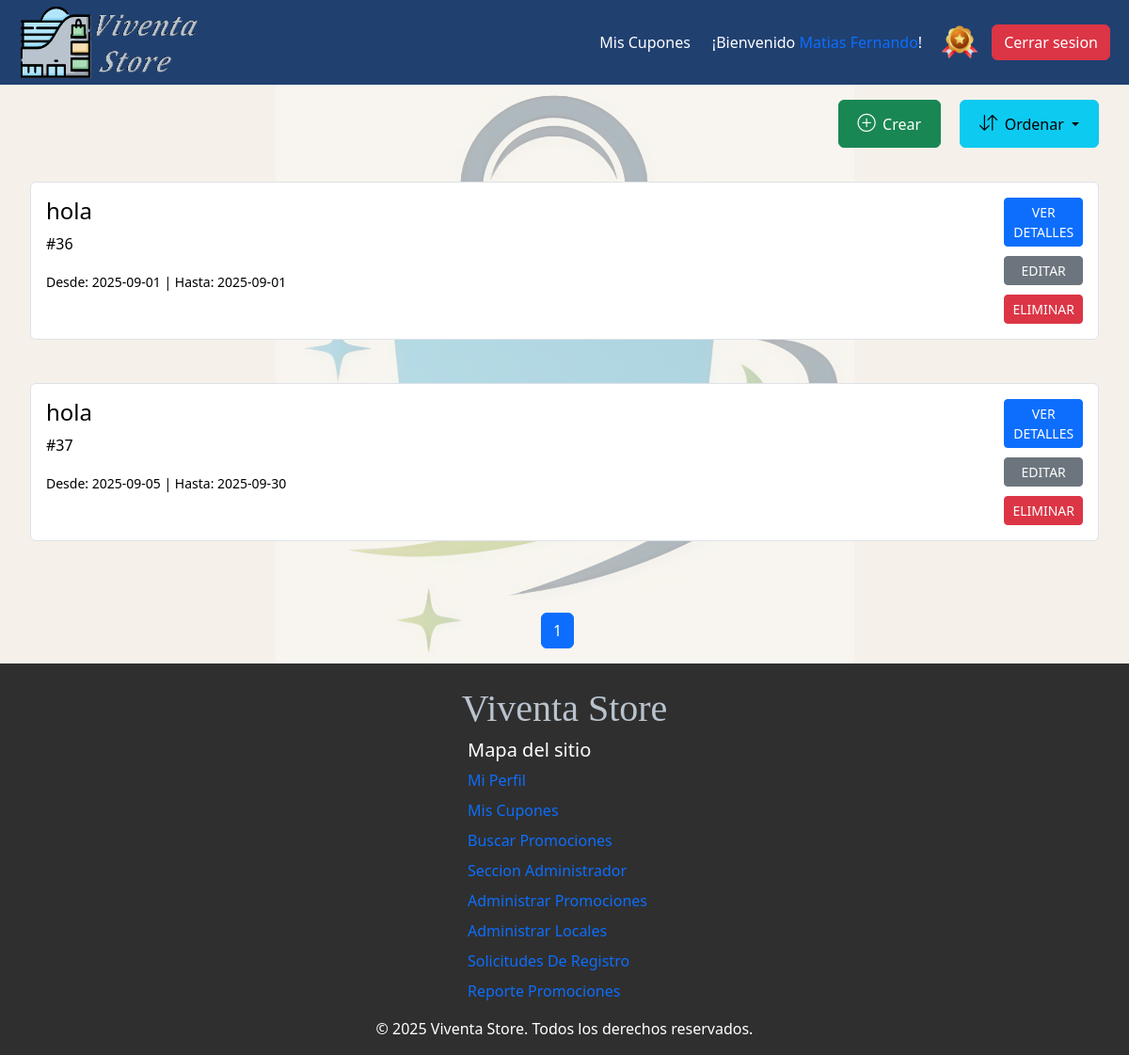
Before: /Administrador/AdministrarNovedades.php (signed in) with the older database file.
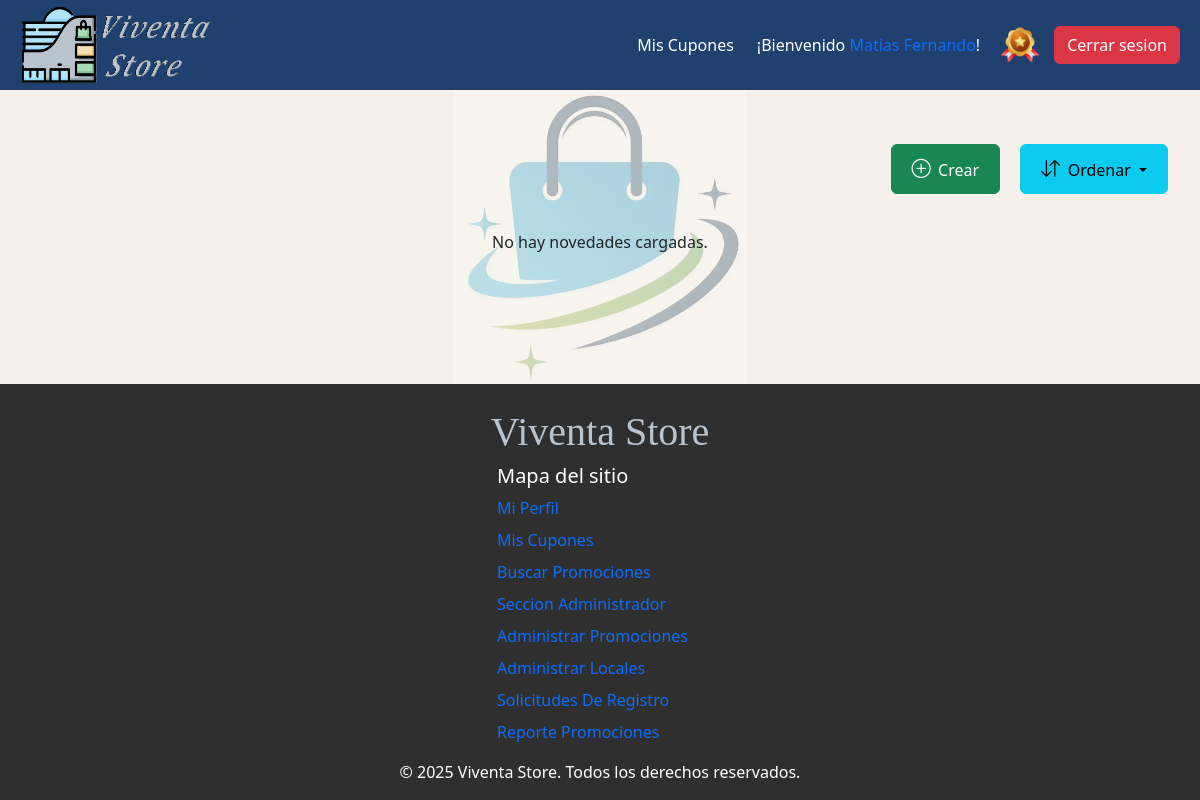
After: the same page with the newer database file.
### tables this page shows
CREATE TABLE `novedades` (
  `cod_novedad` int(11) NOT NULL AUTO_INCREMENT,
  `texto_novedad` varchar(200) NOT NULL,
  `fecha_desde_novedad` date NOT NULL,
  `fecha_hasta_novedad` date NOT NULL,
  `foto_novedad` longtext NOT NULL,
  `tipo_usuario` varchar(15) NOT NULL,
  `cod_usuario` int(11) NOT NULL,
  PRIMARY KEY (`cod_novedad`),
  KEY `cod_usuario` (`cod_usuario`),
  CONSTRAINT `novedades_ibfk_1` FOREIGN KEY (`cod_usuario`) REFERENCES `usuario` (`cod_usuario`) ON DELETE CASCADE ON UPDATE CASCADE
);

### Administrador/AdministrarNovedades.php (the view, shortened to what the changed rows need)
<?php
$pestaña = "Administrar Novedades";
include_once("../Includes/funciones.php");
include("../Includes/conexion.inc");
$pagina = isset($_GET['pagina']) && is_numeric($_GET['pagina']) ? intval($_GET['pagina']) : 1;
$novedades_por_pagina = 5;
$offset = ($pagina - 1) * $novedades_por_pagina;
$order = 'cod_novedad ASC';
$result = $link->query("SELECT cod_novedad, texto_novedad, fecha_desde_novedad, fecha_hasta_novedad FROM novedades ORDER BY $order LIMIT $novedades_por_pagina OFFSET $offset");
$total_novedades_result = $link->query("SELECT COUNT(*) AS total FROM novedades");
$total_novedades_row = $total_novedades_result->fetch_assoc();
$total_novedades = $total_novedades_row['total'];
$total_paginas = ceil($total_novedades / $novedades_por_pagina);
?>
<!DOCTYPE html>
<html lang="es">
<head>
  <?php include("../Includes/head.php"); ?>
</head>
<body>
    <?php include("../Includes/header.php"); ?>
  <main class="FondoDueñoAdministrador">
    <div class="promociones">
      <?php if ($result->num_rows): ?>
        <?php while ($n = $result->fetch_assoc()): ?>
          <div class="promocion d-flex justify-content-between align-items-start mb-3 p-3 border rounded">
            <div class="infoTarjeta flex-grow-1 me-3">
              <h4 class="text-break"><?= htmlspecialchars($n['texto_novedad']) ?></h4>
              <p>#<?= $n['cod_novedad'] ?></p>
              <p><small>Desde: <?= $n['fecha_desde_novedad'] ?> | Hasta: <?= $n['fecha_hasta_novedad'] ?></small></p>
            </div>
            <div class="acciones">
              <a href="verDetalle.php?tipo=novedad&cod=<?= $n['cod_novedad'] ?>" class="btn btn-primary btn-sm">VER DETALLES</a>
              <a href="editar.php?tipo=novedad&cod=<?= $n['cod_novedad'] ?>" class="btn btn-secondary btn-sm">EDITAR</a>
              <form method="post" action="eliminar.php" onsubmit="return confirm('¿Seguro que quieres eliminar?');">
                <button type="submit" class="btn btn-danger btn-sm">ELIMINAR</button>
              </form>
            </div>
          </div>
        <?php endwhile; ?>
      <?php else: ?>
        <p class="text-center">No hay novedades cargadas.</p>
      <?php endif; ?>
    </div>
    <div class="mt-4">
      <?php paginacion($pagina, $total_paginas, $params); ?>
    </div>
  </main>
  <footer class="seccion-footer d-flex flex-column justify-content-center align-items-center pt-4">
    <?php include("../Includes/footer.php") ?>
  </footer>
</body>
</html>

### Includes/funciones.php (shortened to what the changed rows need)
<?php
function paginacion($pagina, $total_paginas, $params = [])
{
    echo '<nav><ul class="pagination justify-content-center">';
    for ($i = 1; $i <= $total_paginas; $i++) {
        $activo = $i == $pagina ? 'active' : '';
        $query = http_build_query(array_merge(['pagina' => $i], $params));
        echo "<li class='page-item $activo'><a class='page-link' href='?{$query}'>{$i}</a></li>";
    }
    echo '</ul></nav>';
}

### Includes/footer.php (shortened to what the changed rows need)
<?php
if ($folder == "Administrador") {
  $opciones = ["Seccion Administrador", "Administrar Promociones", "Administrar Novedades", "Administrar Locales", "Solicitudes De Registro", "Reporte Promociones"];
} elseif ($folder == "Dueño") {
  $opciones = ["Seccion Dueño Local", "Crear Promocion", "Mis Promociones", "Administrar Solicitudes"];
} elseif ($folder == "Principal" || $folder == "Cliente") {
  $opciones = ["Inicio", "Contacto", "Sobre Nosotros"];
}
$opciones_filtradas = array_filter($opciones, function ($item) use ($pestaña) {
  return $item !== $pestaña;
});
$opciones_filtradas = array_values($opciones_filtradas);
$opciones_sin_espacios = array_map(function ($item) {
  return str_replace(' ', '', $item);
}, $opciones_filtradas);
if (isset($_SESSION['tipo_usuario'])) {
  if ($_SESSION['tipo_usuario'] == "cliente") {
    $opciones_extra = ["Mi Perfil", "Mis Cupones", "Buscar Promociones"];
    $opciones_extra_filtradas = array_filter($opciones_extra, function ($item) use ($pestaña) {
      return $item !== $pestaña;
    });
    $opciones_extra_filtradas = array_values($opciones_extra_filtradas);
    $opciones_extra_sin_espacios = array_map(function ($item) {
      return str_replace(' ', '', $item);
    }, $opciones_extra_filtradas);
  }
}
?>
<div class="container d-flex flex-wrap justify-content-center gap-5 px-0">
  <nav class="texto-footer" aria-label="Mapa del sitio">
    <ul>
      <?php
      if (isset($_SESSION['tipo_usuario']) && $_SESSION['tipo_usuario'] == "cliente") {
        foreach ($opciones_extra_filtradas as $key => $item) {
          echo "<li><a href='../Cliente/" . $opciones_extra_sin_espacios[$key] . ".php'>" . $item . "</a></li>";
        }
        foreach ($opciones_filtradas as $key => $item) {
          if ($opciones_sin_espacios[$key] == "Inicio") {
            echo "<li><a href='../Principal/Index.php'>Inicio</a></li>";
          } else {
            echo "<li><a href='../Principal/" . $opciones_sin_espacios[$key] . ".php'>" . $item . "</a></li>";
          }
        }
      }
      ?>
    </ul>
  </nav>
</div>

Changed rows visible on the page:
removed novedades: texto_novedad "hola", cod_novedad "36", fecha_desde_novedad "2025-09-01", fecha_hasta_novedad "2025-09-01"
removed novedades: texto_novedad "hola", cod_novedad "37", fecha_desde_novedad "2025-09-05", fecha_hasta_novedad "2025-09-30"
Other visible differences:
text now shown: "No hay novedades cargadas."
list line gone: "1"
